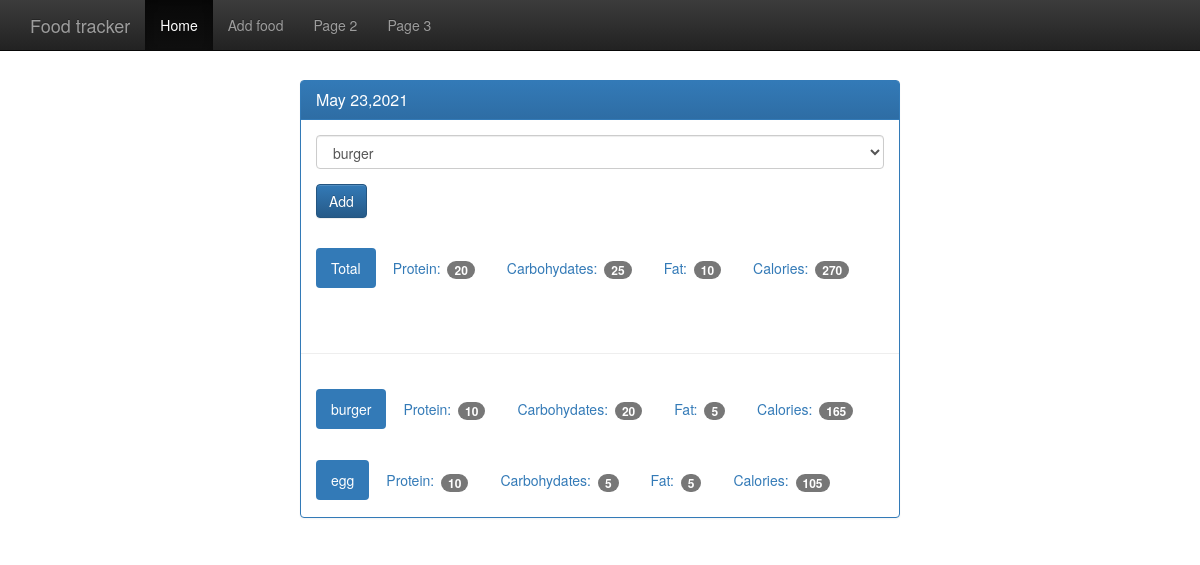
The page /view/20210523 on the database its author committed.
### tables this page shows
CREATE TABLE food(
    id integer primary key autoincrement,
    name text,
    protein integer not null,
    carbohydrates integer not null,
    fat integer not null,
    calaories integer not null
);

### app.py (the view)
@app.route('/view/<date>',methods=["POST","GET"])
def view(date):
    db=get_db()
    cur=db.execute("select id,entry_date from log_date where entry_date=?",[date])
    results=cur.fetchone()
    if request.method=="POST":
        db.execute("insert into food_date(food_id,log_date_id) values(?,?)",[request.form['food-select'],results['id']])
        db.commit()
    d=datetime.strptime(str(results['entry_date']),'%Y%m%d')
    pretty_date=datetime.strftime(d,'%B %d,%Y')
    print(pretty_date)
    food_cur=db.execute('select id,name from food')
    food_results=food_cur.fetchall()
    log_cur=db.execute("select food.name,food.protein,food.carbohydrates,food.fat,food.calaories from log_date join food_date on food_date.log_date_id=log_date.id join food on food.id=food_date.food_id\
    where log_date.entry_date=?",[date])
    log_results=log_cur.fetchall()
    totals={}
    totals['protein']=0
    totals['carbohydrates']=0
    totals['fat']=0
    totals['calaories']=0
    for food in log_results:
        totals['protein']+=food['protein']
        totals['carbohydrates']+=food['carbohydrates']
        totals['fat']+=food['fat']
        totals['calaories']+=food['calaories']
    return render_template('day.html',entry_date=results['entry_date'],pretty_date=pretty_date,food_results=food_results,log_results=log_results,totals=totals)

### app.py (called while the page is built)
def db_connect():
    sql=sqlite3.connect('foog_log.db')
    sql.row_factory=sqlite3.Row
    return sql

def get_db():
    if not hasattr(g,'sqlite3'):
        g.sqlite_db=db_connect()
    return g.sqlite_db

### templates/day.html (shortened to what this page needs)
   {% extends "base.html" %}
    {% block body %}
    <nav class="navbar navbar-inverse navbar-fixed-top">
        <div class="container">
          <div class="navbar-header">
            <a class="navbar-brand" href="{{ url_for('index') }}">Food tracker</a>
          </div>
          <div id="navbar" class="navbar-collapse collapse">
          <ul class="nav navbar-nav">
            <li class="active"><a href="{{ url_for('index') }}">Home</a></li>
            <li><a href="{{ url_for('food') }}">Add food</a></li>
            <li><a href="#">Page 2</a></li>
            <li><a href="#">Page 3</a></li>
          </ul>
          </div>
        </div>
      </nav>
      <br><br>
    <div class="container theme-showcase col-sm-6 col-sm-offset-3" role="main">
            <div class="row">
                <br><br>
                <div class="panel panel-primary">
                        <div class="panel-heading">
                                <h3 class="panel-title">{{pretty_date}}</h3>
                        </div>
                        <div class="panel-body">
                            <form action="{{ url_for('view',date=entry_date) }}" method="POST" >
                                    <div class="form-group">
                                        <select class="form-control" id="" name="food-select">
                                                {% for food in food_results %}
                                                <option value="{{food.id}}">
                                                    {{food.name}}
                                                </option>
                                                {% endfor %}
                                        </select>
                                    </div>
                                <button type="submit" class="btn btn-primary">
                                        Add
                                </button>
                            </form>
                        </div>
                        <div class="panel-body">
                            <ul class="nav nav-pills" role="tablist">
                                <li class="active">
                                        <a>Total</a>
                                </li>
                                <li>
                                    <a>Protein: <span class="badge">{{totals.protein}}</span></a>
                                </li>
                                <li>
                                    <a>Carbohydates: <span class="badge">{{totals.carbohydrates}}</span></a>
                                </li>
                                <li>
                                    <a>Fat: <span class="badge">{{totals.fat}}</span></a>
                                </li>
                                <li>
                                    <a>Calories: <span class="badge">{{totals.calaories}}</span></a>
                                </li>
                            </ul>
                        </div>
                                <div class="page-header"></div>
                                {% for food in log_results %}
                                <div class="panel-body">
                                    <ul class="nav nav-pills" role="tablist">
                                        <li class="active">
                                                <a>{{food.name}}</a>
                                        </li>
                                        <li>
                                            <a>Protein: <span class="badge">{{food.protein}}</span></a>
                                        </li>
                                        <li>
                                            <a>Carbohydates: <span class="badge">{{food.carbohydrates}}</span></a>
                                        </li>
                                        <li>
                                            <a>Fat: <span class="badge">{{food.fat}}</span></a>
                                        </li>
                                        <li>
                                            <a>Calories: <span class="badge">{{food.calaories}}</span></a>
                                        </li>
                                    </ul>
                                </div>
                                {% endfor %}
                        </div>
                </div>
            </div>
    {% endblock %}

### rows shown on the page
food: name "burger", protein "10", carbohydrates "20", fat "5", calaories "165"
food: name "egg", protein "10", carbohydrates "5", fat "5", calaories "105"

### other values the page prints
{{ pretty_date }} "May 23,2021"
{{ totals.protein }} "20"
{{ totals.carbohydrates }} "25"
{{ totals.fat }} "10"
{{ totals.calaories }} "270"
form field food-select "burger"
